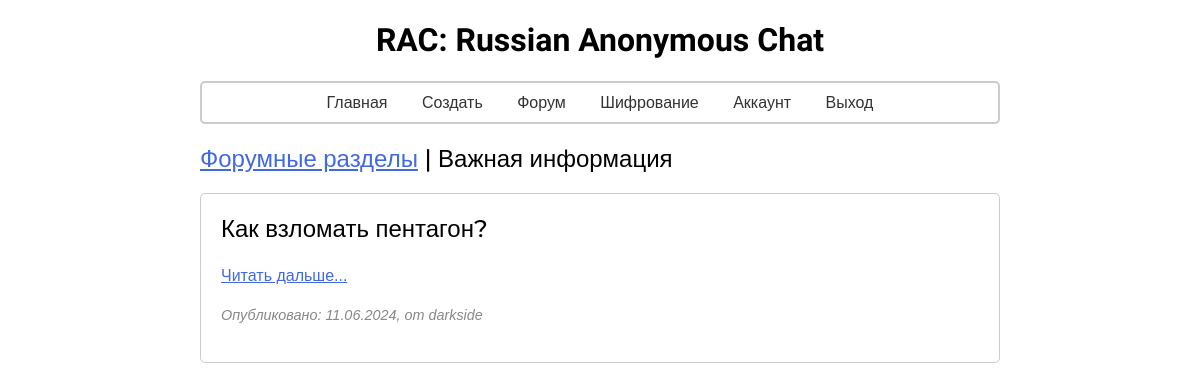
Screenshot of /forum/1 (signed in) with the database file from the repository.
### manager/models.py (models this page shows)
class Category(db.Model):
    id = db.Column(db.Integer, primary_key=True)
    name = db.Column(db.String(100), unique=True, nullable=False)
    description = db.Column(db.String(100))

class Post(db.Model):
    id = db.Column(db.Integer, primary_key=True)
    title = db.Column(db.String(150))
    text = db.Column(db.Text)
    user_id = db.Column(db.Integer, db.ForeignKey('user.id'))
    date_post = db.Column(db.DateTime, default=datetime.now)
    category_id = db.Column(db.Integer, db.ForeignKey('category.id'), nullable=False, default=1)
    category = db.relationship('Category', backref=db.backref('posts', lazy=True))

class User(db.Model, UserMixin):
    id = db.Column(db.Integer, primary_key=True)
    login = db.Column(db.String(100), unique=True)
    password = db.Column(db.String(100))
    avatar = db.Column(db.String(120), default=None)
    posts = db.relationship("Post", backref="author")
    date_user = db.Column(db.DateTime, default=datetime.now)
    last_online = db.Column(db.DateTime, default=datetime.now)

### user/forum.py (the view)
@app.route("/forum/<int:forum_id>")
@login_required
def forum(forum_id):
    category = Category.query.get(forum_id)
    posts = Post.query.filter_by(category_id=forum_id).all()
    return render_template('user/main/all_post.html', category=category, posts=posts)

### user/session.py (called while the page is built)
@login_manager.user_loader
def load_user(user_id):
    return User.query.get(int(user_id))

### app/templates/user/main/all_post.html (shortened to what this page needs)
<!DOCTYPE html>
<html lang="en">
<head>
    {% include "user/include/links.html" %}
    <link rel="stylesheet" href="{{ url_for('static', filename='user/index.css') }}">
</head>
<body>
    <h1 class="logo">RAC: Russian Anonymous Chat</h1>
    <div class="container">
        <div class="menu">
            {% include "user/include/menu.html" %}
        </div>
        <h2 class="title"><a href="{{ url_for("category") }}">Форумные разделы</a> | {{ category.name }}</h2>
        {% for ps in posts %}
        <div class="post">
            <h2 class="title">{{ ps.title }}</h2>
            <p><a href="post/{{ ps.id }}">Читать дальше...</a></p>
            <p class="time">Опубликовано: {{ ps.date_post.strftime('%d.%m.%Y') }}, от {{ ps.author.login }}</p>
        </div>
        {% endfor %}
    </div>
</body>
</html>

### app/static/user/index.css (style rules this page uses)
body { font-family: Arial, sans-serif; margin: 0; padding: 0; }
.container { max-width: 800px; margin: 20px auto; padding: 0 20px; }
.post { border: 1px solid #ccc; border-radius: 5px; margin-bottom: 20px; padding: 20px; }
.post h2 { font-size: 24px; margin-top: 0; }
.post p { font-size: 16px; line-height: 1.6; }
.post .time { color: #888; font-size: 0.9em; font-style: italic; }
.title { font-family: "Montserrat", sans-serif; font-optical-sizing: auto; font-weight: 500; font-style: normal; }
.menu { padding: 10px; border-radius: 5px; margin-bottom: 20px; border: 2px solid #ccc; }
.logo { text-align: center; font-family: "UnifrakturCook"; font-weight: 1000; font-style: normal; }
a { color: #4169E1; }

### rows the page displays
Category: name "Важная информация"
Post: title "Как взломать пентагон?", date_post "11.06.2024", author.login "darkside"
